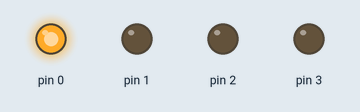
Simulated run of this sketch. Board: Arduino Uno, built with avr-gcc and run on an emulated ATmega328P. On the bench: output pins drawn as LEDs (lit = HIGH).

Above: at 0.5 s.
At 1.5 s:
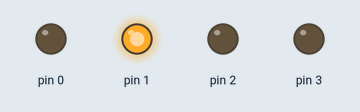
At 2.5 s:
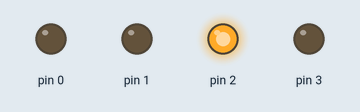
Timing chart, 0 to 3.5 s (numbered marks = the images above):
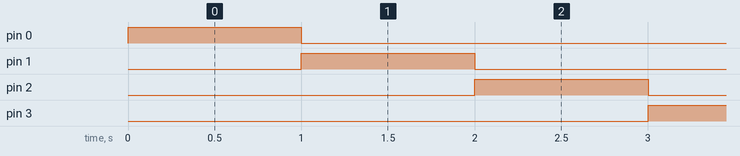

Measured:
- by itself, pin 0: LOW → HIGH at 0.00 s, → LOW 1.0 s later
- by itself, pin 1–3: alternates HIGH for 1.0 s and LOW for 2.0 s
- by itself, everything shown: repeats every 3.0 s, in 3 steps

The sketch:

pettran.ino
```cpp
int p=8;
void setup() {
pinMode(0,OUTPUT);
pinMode(1,OUTPUT);
pinMode(2,OUTPUT);
pinMode(3,OUTPUT);
}

void loop() {
int l=p&0x08;
if(l)digitalWrite(0,HIGH);
else digitalWrite(0,LOW);

l=p&0x04;
if(l)digitalWrite(1,HIGH);
else digitalWrite(1,LOW);

l=p&0x02;
if(l)digitalWrite(2,HIGH);
else digitalWrite(2,LOW);

l=p&0x01;
if(l)digitalWrite(3,HIGH);
else digitalWrite(3,LOW);
delay(1000);
p>>=1;
if(!p)p=4;
}
```
